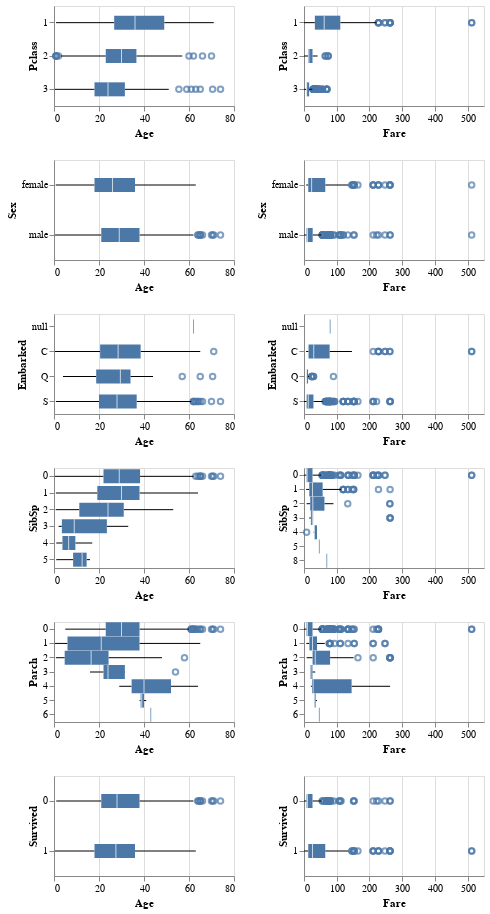

Notebook cell for this chart:
### Code cell
cat_vs_num_plots = (
    alt.Chart(train_df.reset_index())
    .mark_boxplot()
    .encode(
        x=alt.X(alt.repeat("column"), type="quantitative"),
        y=alt.X(alt.repeat("row"), type="nominal"),
        tooltip="PassengerId"
    )
    .properties(width=180, height=100)
    .repeat(column=numeric_features, row=ordinal_features + categorical_features + ["Survived"])
)
cat_vs_num_plots

### Figure 1 — Vega-Lite specification as saved in the notebook (floating-point values rounded to 4 significant figures; data arrays with more than 128 entries replaced by an {"elided": "..."} marker saying what was removed)
{"config": {"view": {"continuousWidth": 400, "continuousHeight": 300}}, "repeat": {"column": ["Age", "Fare"], "row": ["Pclass", "Sex", "Embarked", "SibSp", "Parch", "Survived"]}, "spec": {"data": {"name": "data-6286d0ac7d54ded3271e21d8b9c7e99e"}, "mark": "boxplot", "encoding": {"tooltip": {"type": "quantitative", "field": "PassengerId"}, "x": {"type": "quantitative", "field": {"repeat": "column"}}, "y": {"type": "nominal", "field": {"repeat": "row"}}}, "height": 100, "width": 180}, "$schema": "https://vega.github.io/schema/vega-lite/v4.8.1.json", "datasets": {"data-6286d0ac7d54ded3271e21d8b9c7e99e": {"elided": "712 records"}}}
